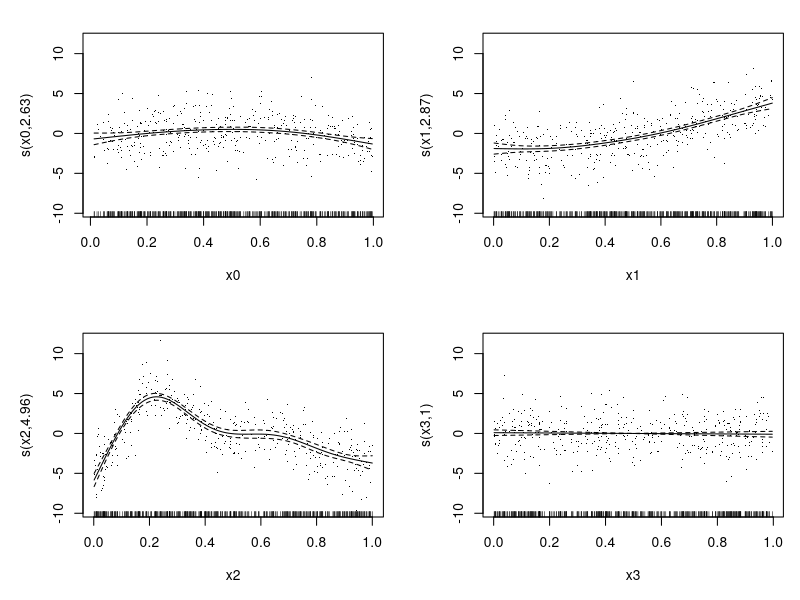
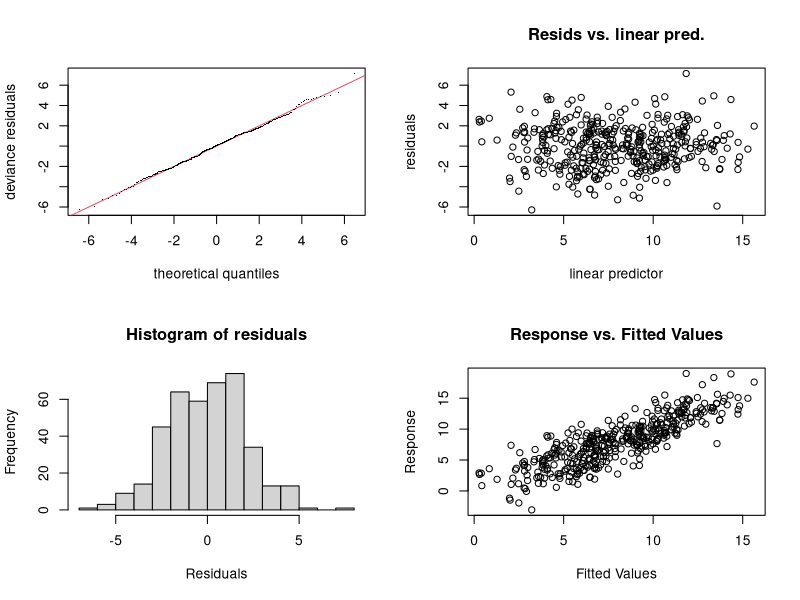
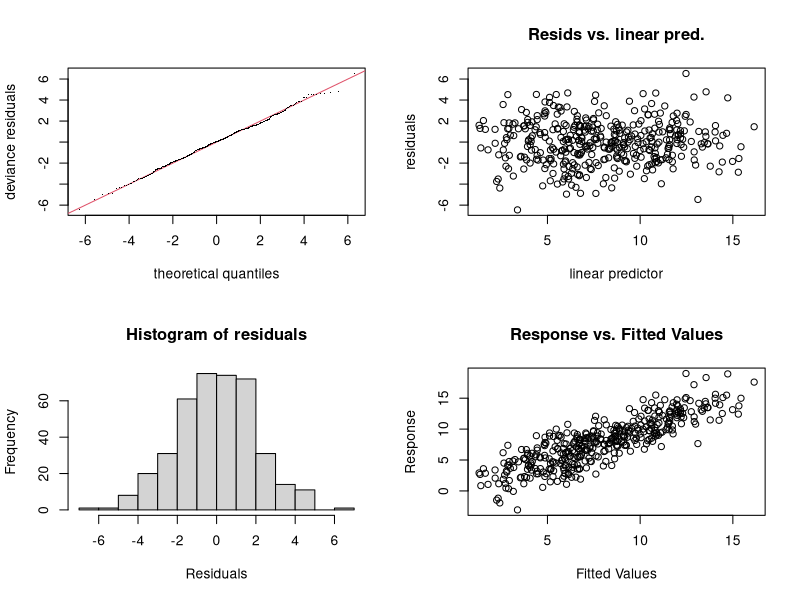
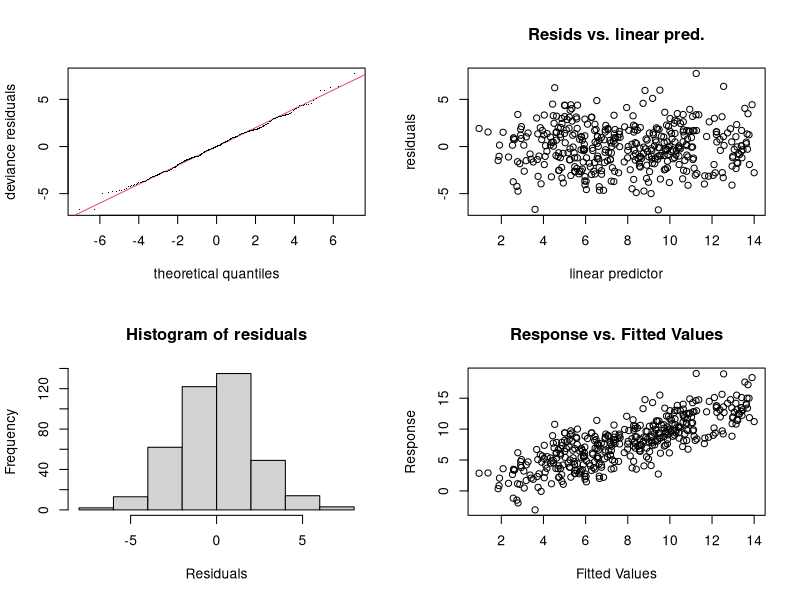
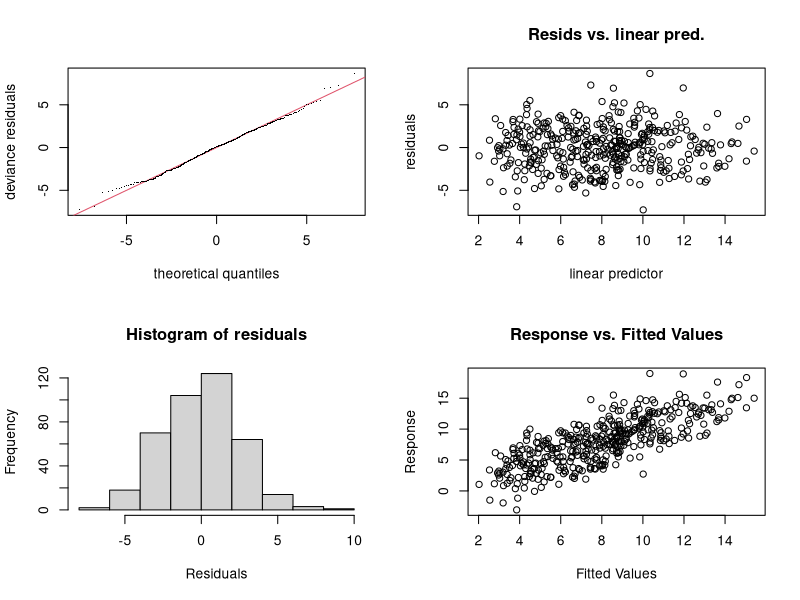
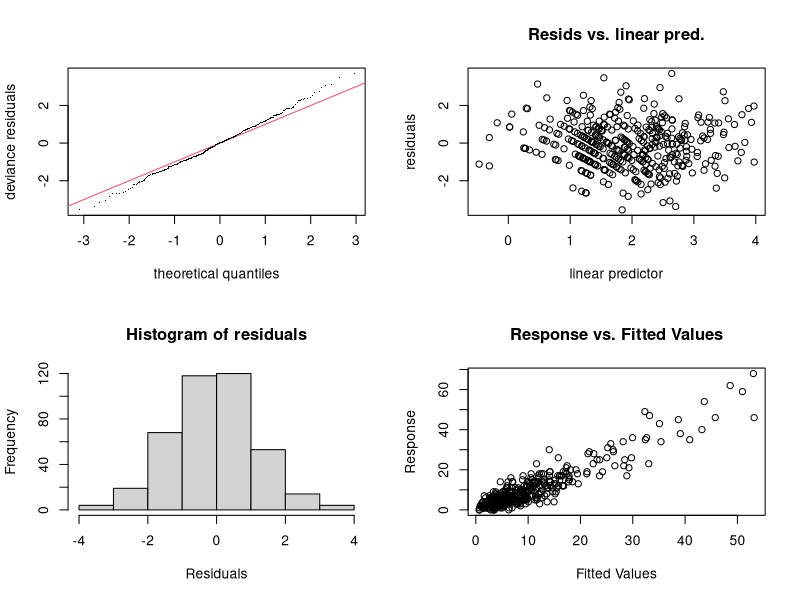

Write R code to recreate these figures, in order.
## Simulate some data ....
library(mgcv)
set.seed(1) 
dat <- gamSim(1,n=400,scale=2)

## fit a GAM with quite low `k'
b<-gam(y~s(x0,k=6)+s(x1,k=6)+s(x2,k=6)+s(x3,k=6),data=dat)
plot(b,pages=1,residuals=TRUE) ## hint of a problem in s(x2)

## the following suggests a problem with s(x2)
gam.check(b)

## Another approach (see below for more obvious method)....
## check for residual pattern, removeable by increasing `k'
## typically `k', below, chould be substantially larger than 
## the original, `k' but certainly less than n/2.
## Note use of cheap "cs" shrinkage smoothers, and gamma=1.4
## to reduce chance of overfitting...
rsd <- residuals(b)
gam(rsd~s(x0,k=40,bs="cs"),gamma=1.4,data=dat) ## fine
gam(rsd~s(x1,k=40,bs="cs"),gamma=1.4,data=dat) ## fine
gam(rsd~s(x2,k=40,bs="cs"),gamma=1.4,data=dat) ## `k' too low
gam(rsd~s(x3,k=40,bs="cs"),gamma=1.4,data=dat) ## fine

## refit...
b <- gam(y~s(x0,k=6)+s(x1,k=6)+s(x2,k=20)+s(x3,k=6),data=dat)
gam.check(b) ## better

## similar example with multi-dimensional smooth
b1 <- gam(y~s(x0)+s(x1,x2,k=15)+s(x3),data=dat)
rsd <- residuals(b1)
gam(rsd~s(x0,k=40,bs="cs"),gamma=1.4,data=dat) ## fine
gam(rsd~s(x1,x2,k=100,bs="ts"),gamma=1.4,data=dat) ## `k' too low
gam(rsd~s(x3,k=40,bs="cs"),gamma=1.4,data=dat) ## fine

gam.check(b1) ## shows same problem

## and a `te' example
b2 <- gam(y~s(x0)+te(x1,x2,k=4)+s(x3),data=dat)
rsd <- residuals(b2)
gam(rsd~s(x0,k=40,bs="cs"),gamma=1.4,data=dat) ## fine
gam(rsd~te(x1,x2,k=10,bs="cs"),gamma=1.4,data=dat) ## `k' too low
gam(rsd~s(x3,k=40,bs="cs"),gamma=1.4,data=dat) ## fine

gam.check(b2) ## shows same problem

## same approach works with other families in the original model
dat <- gamSim(1,n=400,scale=.25,dist="poisson")
bp<-gam(y~s(x0,k=5)+s(x1,k=5)+s(x2,k=5)+s(x3,k=5),
        family=poisson,data=dat,method="ML")

gam.check(bp)

rsd <- residuals(bp)
gam(rsd~s(x0,k=40,bs="cs"),gamma=1.4,data=dat) ## fine
gam(rsd~s(x1,k=40,bs="cs"),gamma=1.4,data=dat) ## fine
gam(rsd~s(x2,k=40,bs="cs"),gamma=1.4,data=dat) ## `k' too low
gam(rsd~s(x3,k=40,bs="cs"),gamma=1.4,data=dat) ## fine

rm(dat) 

## More obvious, but more expensive tactic... Just increase 
## suspicious k until fit is stable.

set.seed(0) 
dat <- gamSim(1,n=400,scale=2)
## fit a GAM with quite low `k'
b <- gam(y~s(x0,k=6)+s(x1,k=6)+s(x2,k=6)+s(x3,k=6),
         data=dat,method="REML")
b 
## edf for 3rd smooth is highest as proportion of k -- increase k
b <- gam(y~s(x0,k=6)+s(x1,k=6)+s(x2,k=12)+s(x3,k=6),
         data=dat,method="REML")
b 
## edf substantially up, -ve REML substantially down
b <- gam(y~s(x0,k=6)+s(x1,k=6)+s(x2,k=24)+s(x3,k=6),
         data=dat,method="REML")
b 
## slight edf increase and -ve REML change
b <- gam(y~s(x0,k=6)+s(x1,k=6)+s(x2,k=40)+s(x3,k=6),
         data=dat,method="REML")
b 
## defintely stabilized (but really k around 20 would have been fine)
